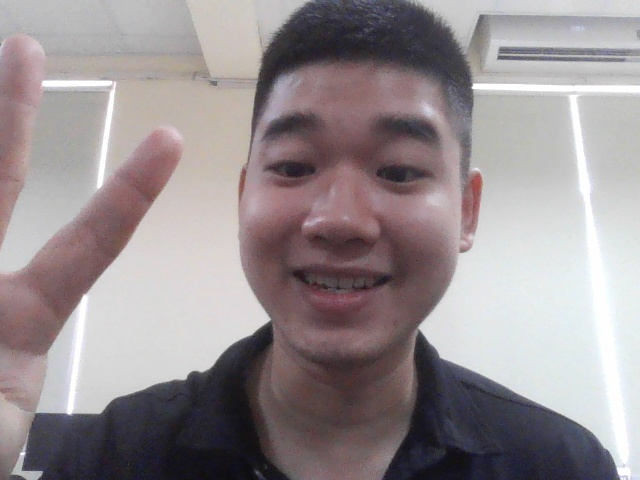
#> input picture Final/CVFL23PRJ12FEP01SRC/images/face01.jpg, 640 x 480 px
$ python CVFL23PRJ12FEP01SRC06.py
#> lines starting #> are read from the running program, lines starting #| are printed output that depends on the picture
import cv2
import matplotlib.pyplot as plt
import numpy as np

image1 = cv2.imread('./images/face01.jpg')
#> image1 is the input picture: shape (480, 640, 3); mean B, G, R 145.2, 142.6, 151.4

training_image = cv2.cvtColor(image1, cv2.COLOR_BGR2RGB)

training_gray = cv2.cvtColor(training_image, cv2.COLOR_RGB2GRAY)
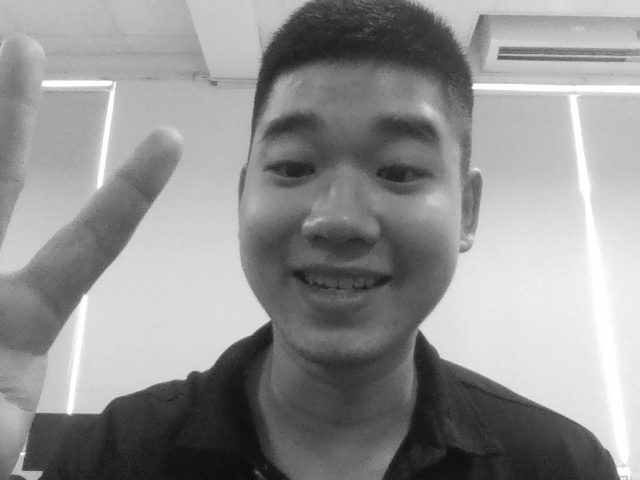
#> training_gray: shape (480, 640); min 4, max 255, mean 145.5

test_image = cv2.pyrDown(training_image)
test_image = cv2.pyrDown(test_image)
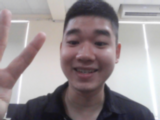
#> test_image: shape (120, 160, 3); mean R, G, B 151.7, 142.8, 145.4
num_rows, num_cols = test_image.shape[:2]
#> num_rows = 120; num_cols = 160

rotation_matrix = cv2.getRotationMatrix2D((num_cols/2, num_rows/2), 30, 1)
test_image = cv2.warpAffine(test_image, rotation_matrix, (num_cols, num_rows))
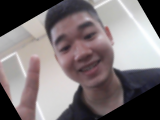
#> test_image: shape (120, 160, 3); mean R, G, B 126.4, 118.1, 119.8

test_gray = cv2.cvtColor(test_image, cv2.COLOR_RGB2GRAY)
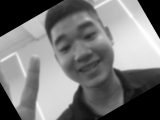
#> test_gray: shape (120, 160); min 0, max 254, mean 120.8

fx, plots = plt.subplots(1, 2, figsize=(20,10))

plots[0].set_title("Training Image")
plots[0].imshow(training_image)

plots[1].set_title("Testing Image")
plots[1].imshow(test_image)

orb = cv2.ORB_create()

train_keypoints, train_descriptor = orb.detectAndCompute(training_gray, None)
#> train_keypoints = 427 keypoints; strongest (x, y, size): (473, 85, 37.2), (472, 87, 31), (474, 85, 44.6), (265, 315, 111.1)
test_keypoints, test_descriptor = orb.detectAndCompute(test_gray, None)
#> test_keypoints = 82 keypoints; strongest (x, y, size): (77, 84, 31), (113, 65, 37.2), (114, 66, 44.6), (80, 86, 31)

keypoints_without_size = np.copy(training_image)
keypoints_with_size = np.copy(training_image)

cv2.drawKeypoints(training_image, train_keypoints, keypoints_without_size, color = (0, 255, 0))
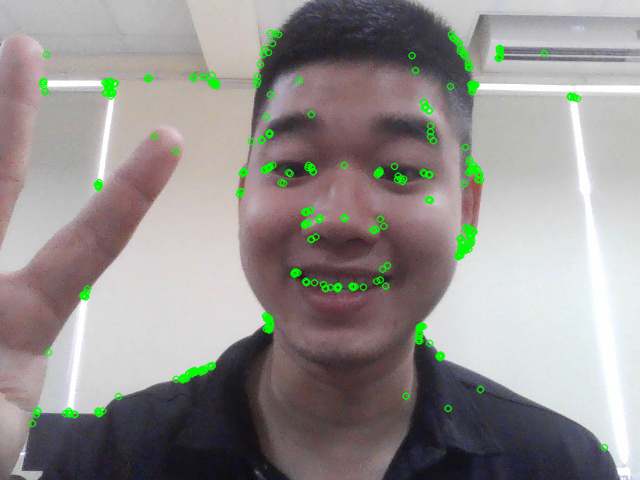
#> keypoints_without_size: shape (480, 640, 3); mean R, G, B 148.9, 144.8, 142.8

cv2.drawKeypoints(training_image, train_keypoints, keypoints_with_size, flags = cv2.DRAW_MATCHES_FLAGS_DRAW_RICH_KEYPOINTS)
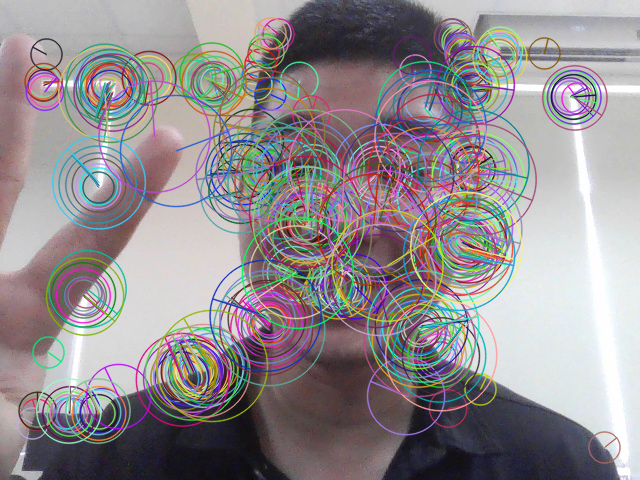
#> keypoints_with_size: shape (480, 640, 3); mean R, G, B 146.7, 140.9, 144

fx, plots = plt.subplots(1, 2, figsize=(20,10))

plots[0].set_title("Train keypoints With Size")
plots[0].imshow(keypoints_with_size, cmap='gray')

plots[1].set_title("Train keypoints Without Size")
plots[1].imshow(keypoints_without_size, cmap='gray')
print("Number of Keypoints Detected In The Training Image: ", len(train_keypoints))
#| Number of Keypoints Detected In The Training Image:  427
print("Number of Keypoints Detected In The Query Image: ", len(test_keypoints))
#| Number of Keypoints Detected In The Query Image:  82

bf = cv2.BFMatcher(cv2.NORM_HAMMING, crossCheck = True)
matches = bf.match(train_descriptor, test_descriptor)
#> matches = 42 matches
matches = sorted(matches, key = lambda x : x.distance)

result = cv2.drawMatches(training_image, train_keypoints, test_gray, test_keypoints, matches, test_gray, flags = 2)
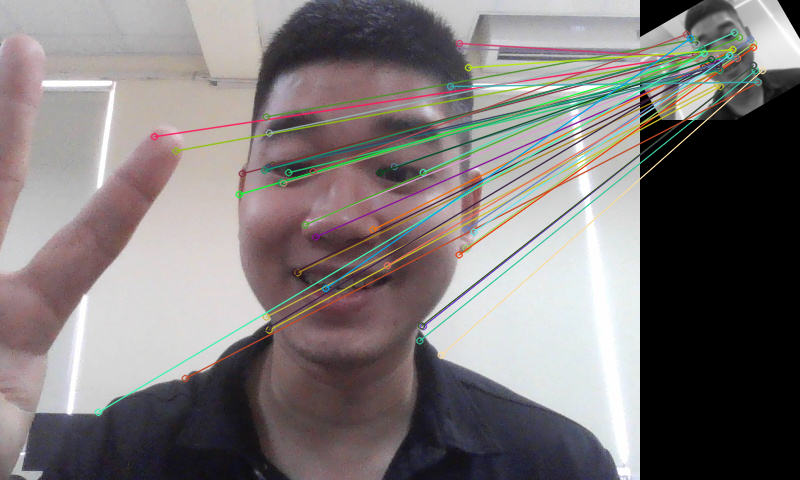
#> result: shape (480, 800, 3); mean R, G, B 125.1, 119.3, 119.3
plt.rcParams['figure.figsize'] = [14.0, 7.0]
plt.title('Best Matching Points')
plt.imshow(result)
plt.show()

# Print total number of matching points between the training and query images
print("\nNumber of Matching Keypoints Between The Training and Query Images: ", len(matches))
#| Number of Matching Keypoints Between The Training and Query Images:  42
